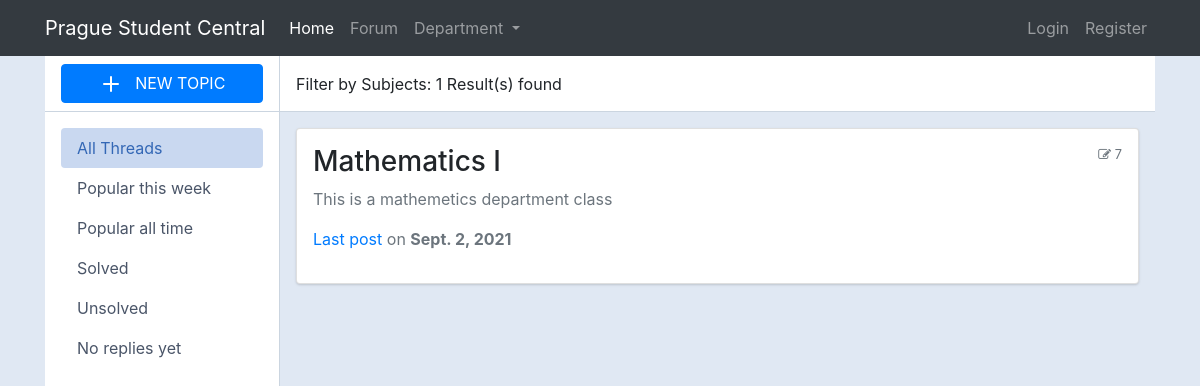
The page /department/1 on the database its author committed.
### main/models.py (models this page shows, shortened)
class Category(models.Model):
    title = models.CharField(max_length=50)
    slug = models.SlugField(max_length=400, unique=True, blank=True)
    description = models.TextField(default="description")
    deptartment = models.ForeignKey(CategoryDept, on_delete=models.CASCADE)
    class Meta:
        verbose_name_plural = "categories"
    def get_url(self):
        return reverse("forum:posts", kwargs={
            "slug":self.slug
        })
    @property
    def num_posts(self):
        return Post.objects.filter(categories=self).count()
    @property
    def last_post(self):
        return Post.objects.filter(categories=self).latest("date")

class Post(models.Model):
    title = models.CharField(max_length=400)
    slug = models.SlugField(max_length=400, unique=True, blank=True)
    user = models.ForeignKey(Author, on_delete=models.CASCADE)
    content = HTMLField()
    categories = models.ForeignKey(Category, on_delete=models.CASCADE, default=1)
    date = models.DateTimeField(auto_now_add=True)
    approved = models.BooleanField(default=False)
    hit_count_generic = GenericRelation(HitCount, object_id_field='object_pk',
        related_query_name='hit_count_generic_relation'
    )
    tags = TaggableManager()
    comments = models.ManyToManyField(Comment, blank=True)
    def get_url(self):
        return reverse("forum:detail", kwargs={
            "slug":self.slug
        })

### main/views.py (the view)
# urls.py: path("department/<int:dept_id>", subject_list_by_department, name="dept_filter"),
def subject_list_by_department(request, dept_id):
    context = {}
    dept_all = [t.id for t in CategoryDept.objects.all()]
    if dept_id in dept_all:
        subjects_all = Category.objects.filter(deptartment=dept_id)
    context.update ({
        'subject_filter_by_dept':subjects_all
    })
    return render(request, "screens/subject_list.html", context)

### main/context_processors.py (called while the page is built, shortened)
def search_function(request):
    search_context = {}
    topic = Category.objects.all()
    return search_context

def list_department_function(request):
    dept_context = {
        "departments": CategoryDept.objects.all()
    }
    return dept_context

### main/models.py (called while the page is built)
    def get_absolute_url(self):
        return reverse('forum:dept_filter', args=[self.id])

### templates/screens/subject_list.html (shortened to what this page needs)
{% extends 'root.html' %}
{% block content %}
    <div class="container">
        <div class="main-body p-0">
            <div class="inner-wrapper">
                <div class="inner-sidebar">
                    <div class="inner-sidebar-header justify-content-center">
                        <a href="{% url 'forum:create_subject' %}" class="btn btn-primary has-icon btn-block" type="button" data-toggle="modal" data-target="#threadModal">
                            <svg xmlns="http://www.w3.org/2000/svg" width="24" height="24" viewBox="0 0 24 24" fill="none" stroke="currentColor" stroke-width="2" stroke-linecap="round" stroke-linejoin="round" class="feather feather-plus mr-2">
                                <line x1="12" y1="5" x2="12" y2="19"></line>
                                <line x1="5" y1="12" x2="19" y2="12"></line>
                            </svg>
                            NEW TOPIC
                        </a>
                    </div>
                    <div class="inner-sidebar-body p-0">
                        <div class="p-3 h-100" data-simplebar="init">
                            <div class="simplebar-wrapper" style="margin: -16px;">
                                <div class="simplebar-mask">
                                    <div class="simplebar-offset" style="right: 0px; bottom: 0px;">
                                        <div class="simplebar-content-wrapper" style="height: 100%; overflow: hidden scroll;">
                                            <div class="simplebar-content" style="padding: 16px;">
                                                <nav class="nav nav-pills nav-gap-y-1 flex-column">
                                                    <a href="javascript:void(0)" class="nav-link nav-link-faded has-icon active">All Threads</a>
                                                    <a href="javascript:void(0)" class="nav-link nav-link-faded has-icon">Popular this week</a>
                                                    <a href="javascript:void(0)" class="nav-link nav-link-faded has-icon">Popular all time</a>
                                                    <a href="javascript:void(0)" class="nav-link nav-link-faded has-icon">Solved</a>
                                                    <a href="javascript:void(0)" class="nav-link nav-link-faded has-icon">Unsolved</a>
                                                    <a href="javascript:void(0)" class="nav-link nav-link-faded has-icon">No replies yet</a>
                                                </nav>
                                            </div>
                                        </div>
                                    </div>
                                </div>
                            </div>
                        </div>
                    </div>
                </div>
                <div class="inner-main">
                    <div class="inner-main-header">
                        <span>Filter by Subjects: {{ subject_filter_by_dept|length }} Result(s) found </span>
                    </div>
                    <div class="inner-main-body p-2 p-sm-3 collapse forum-content show">
                        {% for subject in subject_filter_by_dept %}
                        <div class="card mb-2">
                            <div class="card-body p-2 p-sm-3">
                                <div class="media forum-item">
                                    <div class="media-body">
                                        <h3><a data-toggle="collapse" data-target=".forum-content" class="text-body" href="{{subject.get_url}}">{{subject.title}}</a></h3>
                                        <p class="text-secondary">{{subject.description}}</p>
                                        {% if subject.num_posts == 0 %}
                                            <p><strong>No post yet... </strong></p>
                                        {% else %}
                                            <p class="text-muted"><a href="{{subject.last_post.get_url}}">Last post</a> on <span class="text-secondary font-weight-bold">{{subject.last_post.date|date}}</span></p>
                                        {% endif %}
                                    </div>
                                    <div class="text-muted small text-center align-self-top">
                                        <span class="d-none d-sm-inline-block"><i class="fa fa-pencil-square-o"  aria-hidden="true"></i> {{subject.num_posts}}</span>
                                    </div>
                                </div>
                            </div>
                        </div>
                        {% endfor %}
                    </div>
                </div>
            </div>
        </div>
    </div>
{% endblock %}

### static/screens2.css (style rules this page uses)
body { margin-top:20px; color: #1a202c; text-align: left; background-color: #e2e8f0; }
.inner-wrapper { position: relative; height: calc(100vh - 3.5rem); transition: transform 0.3s; }
.inner-main, .inner-sidebar { position: absolute; top: 0; bottom: 0; display: flex; flex-direction: column; }
.inner-sidebar { left: 0; width: 235px; border-right: 1px solid #cbd5e0; background-color: #fff; z-index: 1; }
.inner-main { right: 0; left: 235px; }
.inner-main-footer, .inner-main-header, .inner-sidebar-footer, .inner-sidebar-header { height: 3.5rem; border-bottom: 1px solid #cbd5e0; display: flex; align-items: center; padding: 0 1rem; flex-shrink: 0; }
.inner-main-body, .inner-sidebar-body { padding: 1rem; overflow-y: auto; position: relative; flex: 1 1 auto; }
.inner-main-footer, .inner-main-header { background-color: #fff; }
.nav .show>.nav-link.nav-link-faded, .nav-link.nav-link-faded.active, .nav-link.nav-link-faded:active, .nav-pills .nav-link.nav-link-faded.active, .navbar-nav .show>.nav-link.nav-link-faded { color: #3367b5; background-color: #c9d8f0; }
.nav-pills .nav-link.active, .nav-pills .show>.nav-link { color: #fff; background-color: #467bcb; }
.nav-link.has-icon { display: flex; align-items: center; }
.nav-link.active { color: #467bcb; }
.nav-pills .nav-link { border-radius: .25rem; }
.nav-link { color: #4a5568; }
.card { box-shadow: 0 1px 3px 0 rgba(0,0,0,.1), 0 1px 2px 0 rgba(0,0,0,.06); }
.card { position: relative; display: flex; flex-direction: column; min-width: 0; word-wrap: break-word; background-color: #fff; background-clip: border-box; border: 0 solid rgba(0,0,0,.125); border-radius: .25rem; }
.card-body { flex: 1 1 auto; min-height: 1px; padding: 1rem; }
.text-muted, a.text-muted:hover, a.text-muted:focus { color: #acacac; }

### rows shown on the page
Category: title "Mathematics I", description "This is a mathemetics department class", last_post "Sept. 2, 2021", num_posts "7"

### other values the page prints
{{ subject_filter_by_dept|length }} "1"
